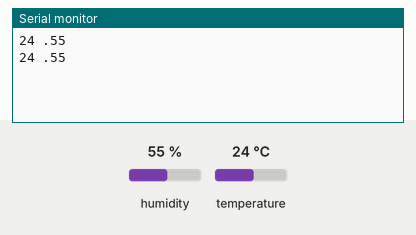
This sketch was run on a simulated Arduino Uno, built with avr-gcc and run on an emulated ATmega328P. Shown: the last lines printed to the serial monitor. Inputs (shaded band) come from the test bench; at power-on: humidity 55 %, temperature 24 °C.

Above: at 5.8 s.
5.9 s: humidity set to 22 %
At 10.5 s:
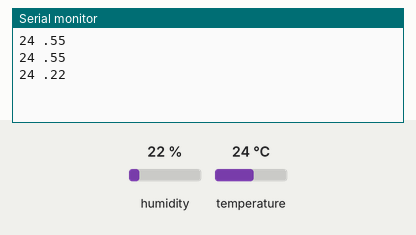
11.9 s: temperature set to 12 °C
At 16.4 s:
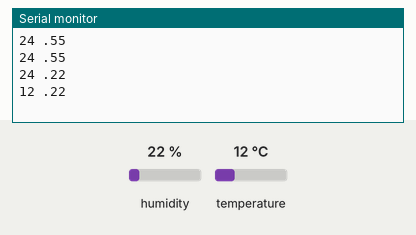
17.9 s: humidity set to 40 %
At 21.1 s:
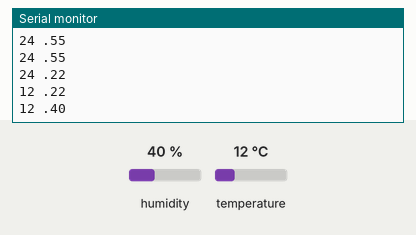
Timing chart, 0 to 22.6 s (numbered marks = the images above; inputs shaded):
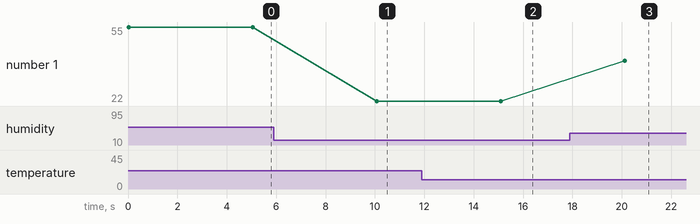

The sketch:

Sender.ino.ino
```cpp
#include <DHT.h>
#define DHTPIN 2
#define DHTTYPE DHT11

// Instantiates and initializes the dht object
DHT dht(DHTPIN, DHTTYPE);

void setup() {
  // put your setup code here, to run once:
        Serial.begin(250000);     // opens serial port, sets data rate to 9600 bps
  // Start the communication with the DHT sensor by callibg the begin method of the dht object
  dht.begin();
  // Manual delay while the communication with the sensor starts
  delay(10);

}

void loop() {
  // put your main code here, to run repeatedly:
  // Read the current temperature and humidity measured by the sensor
  int temp = dht.readTemperature();
  int hum = dht.readHumidity();
  //Serial.print("temperature: ");
  Serial.print(temp);
  Serial.print(" .");
  //Serial.print("humidity: ");
  Serial.println(hum);
  delay(5000);
}
```

Measured:
- after the input at 5.9 s, the serial monitor: prints a new line after 4.2 s (image 1)
- after the input at 11.9 s, the serial monitor: prints a new line after 3.2 s (image 2)
- after the input at 17.9 s, the serial monitor: prints a new line after 2.2 s (image 3)
- plotted number 1: 55 → 22 after the input at 5.9 s, 22 → 40 after the input at 17.9 s
